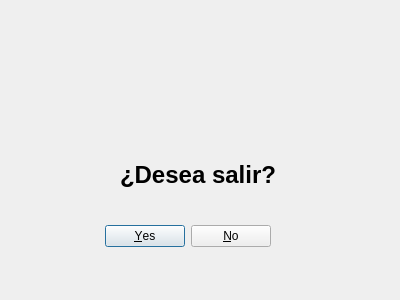
<?xml version="1.0" encoding="UTF-8"?>
<ui version="4.0">
 <class>Dialog</class>
 <widget class="QDialog" name="Dialog">
  <property name="geometry">
   <rect>
    <x>0</x>
    <y>0</y>
    <width>400</width>
    <height>300</height>
   </rect>
  </property>
  <property name="windowTitle">
   <string>Aviso</string>
  </property>
  <property name="modal">
   <bool>true</bool>
  </property>
  <widget class="QDialogButtonBox" name="buttonBox">
   <property name="geometry">
    <rect>
     <x>-70</x>
     <y>220</y>
     <width>341</width>
     <height>32</height>
    </rect>
   </property>
   <property name="orientation">
    <enum>Qt::Horizontal</enum>
   </property>
   <property name="standardButtons">
    <set>QDialogButtonBox::No|QDialogButtonBox::Yes</set>
   </property>
  </widget>
  <widget class="QLabel" name="label">
   <property name="geometry">
    <rect>
     <x>120</x>
     <y>160</y>
     <width>171</width>
     <height>31</height>
    </rect>
   </property>
   <property name="text">
    <string>&lt;html&gt;&lt;head/&gt;&lt;body&gt;&lt;p&gt;&lt;span style=&quot; font-size:18pt; font-weight:600;&quot;&gt;¿Desea salir?&lt;/span&gt;&lt;/p&gt;&lt;/body&gt;&lt;/html&gt;</string>
   </property>
  </widget>
  <widget class="QLabel" name="label_2">
   <property name="geometry">
    <rect>
     <x>140</x>
     <y>40</y>
     <width>111</width>
     <height>101</height>
    </rect>
   </property>
   <property name="text">
    <string/>
   </property>
   <property name="textFormat">
    <enum>Qt::AutoText</enum>
   </property>
   <property name="pixmap">
    <pixmap>warning.png</pixmap>
   </property>
   <property name="scaledContents">
    <bool>true</bool>
   </property>
  </widget>
 </widget>
 <resources/>
 <connections>
  <connection>
   <sender>buttonBox</sender>
   <signal>accepted()</signal>
   <receiver>Dialog</receiver>
   <slot>accept()</slot>
   <hints>
    <hint type="sourcelabel">
     <x>248</x>
     <y>254</y>
    </hint>
    <hint type="destinationlabel">
     <x>157</x>
     <y>274</y>
    </hint>
   </hints>
  </connection>
  <connection>
   <sender>buttonBox</sender>
   <signal>rejected()</signal>
   <receiver>Dialog</receiver>
   <slot>reject()</slot>
   <hints>
    <hint type="sourcelabel">
     <x>316</x>
     <y>260</y>
    </hint>
    <hint type="destinationlabel">
     <x>286</x>
     <y>274</y>
    </hint>
   </hints>
  </connection>
 </connections>
</ui>
